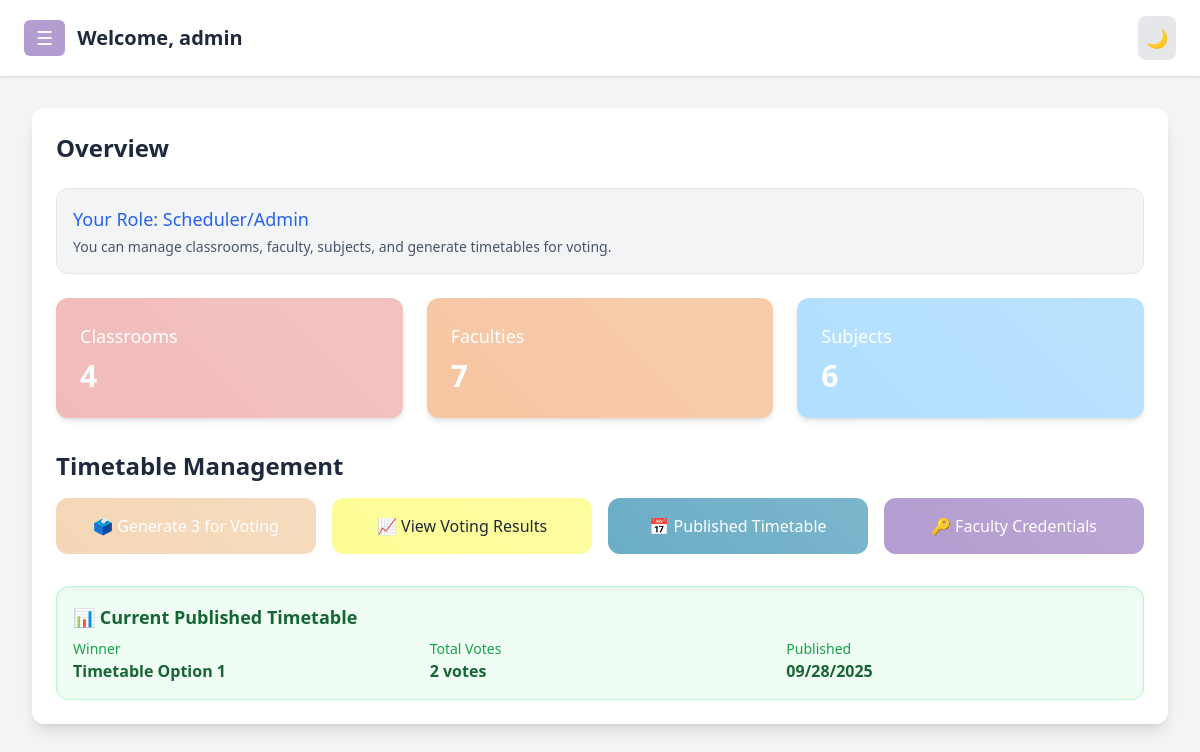
The page /dashboard (signed in) on the database its author committed.
### app/models.py (models this page shows)
class User(UserMixin, db.Model):
    id = db.Column(db.Integer, primary_key=True)
    username = db.Column(db.String(150), unique=True, nullable=False)
    password = db.Column(db.String(150), nullable=False)
    role = db.Column(db.String(50), nullable=False, default='faculty')  # 'scheduler' or 'faculty'
    faculty_id = db.Column(db.Integer, db.ForeignKey('faculty.id'), nullable=True)  # Link to faculty record
    faculty = db.relationship('Faculty', backref='user_account')
    votes = db.relationship('Vote', backref='user')
    def is_scheduler(self):
        return self.role == 'scheduler'
    def is_faculty(self):
        return self.role == 'faculty'

class Timetable(db.Model):
    id = db.Column(db.Integer, primary_key=True)
    name = db.Column(db.String(150), nullable=True)
    data = db.Column(db.Text, nullable=False)
    version = db.Column(db.Integer, nullable=False, default=1)  # 1, 2, or 3 for the three options
    session_id = db.Column(db.String(100), nullable=False)  # Groups the 3 timetables together
    created_at = db.Column(db.DateTime, default=datetime.utcnow)
    is_active = db.Column(db.Boolean, default=True)  # Current voting session
    vote_count = db.Column(db.Integer, default=0)  # Total votes for this timetable
    is_published = db.Column(db.Boolean, default=False)  # Marks the winning timetable as published
    published_at = db.Column(db.DateTime, nullable=True)  # When the results were published
    votes = db.relationship('Vote', backref='timetable')

### app/routes.py (the view)
@main.route('/dashboard')
@login_required
def dashboard():
    classrooms = Classroom.query.all()
    faculties = Faculty.query.all()
    subjects = Subject.query.all()
    active_timetables = []
    total_votes = 0
    if current_user.is_scheduler():
        active_timetables = Timetable.query.filter_by(is_active=True).order_by(Timetable.version).all()
        total_votes = sum(tt.vote_count for tt in active_timetables)
    published_timetable = Timetable.query.filter_by(is_published=True).order_by(Timetable.published_at.desc()).first()
    faculty_schedule = None
    faculty_classes = []
    if current_user.is_faculty():
        faculty_schedule = get_faculty_schedule(current_user.username)
        faculty_classes = extract_faculty_classes(faculty_schedule, current_user.username)
    return render_template(
        'dashboard.html',
        classrooms=classrooms,
        faculties=faculties,
        subjects=subjects,
        current_user=current_user,
        active_timetables=active_timetables,
        total_votes=total_votes,
        faculty_schedule=faculty_schedule,
        faculty_classes=faculty_classes,
        published_timetable=published_timetable
    )

### app/routes.py (called while the page is built)
@login_manager.user_loader
def load_user(user_id):
    return User.query.get(int(user_id))

### app/templates/dashboard.html (shortened to what this page needs)
<!DOCTYPE html>
<html lang="en">
  <head>
    <script src="https://cdn.tailwindcss.com"></script>
  </head>
  <body
    class="bg-gray-100 dark:bg-gray-900 text-slate-700 dark:text-gray-300 flex h-screen overflow-hidden transition-colors duration-300"
  >
    <div class="flex-1 flex flex-col">
      <header
        class="bg-white dark:bg-gray-800 shadow px-6 py-4 flex justify-between items-center z-20 transition-colors duration-300"
      >
        <div class="flex items-center gap-3">
          <label
            for="menu-toggle"
            class="bg-custom-purple text-white px-3 py-2 rounded-md cursor-pointer menu-hamburger"
            >☰</label
          >
          <h2 class="text-xl font-semibold text-slate-800 dark:text-gray-200">
            Welcome, {{ current_user.username }}
          </h2>
        </div>
        <div class="flex items-center gap-3">
          <button
            id="darkModeToggle"
            class="p-2 rounded-lg bg-gray-200 dark:bg-gray-600 hover:bg-gray-300 dark:hover:bg-gray-500 transition-all duration-300 dark-mode-toggle"
            title="Toggle dark mode"
          >
            <span class="text-gray-600 dark:text-yellow-400 text-lg">🌙</span>
          </button>
        </div>
      </header>
      <main class="flex-1 p-8 overflow-y-auto space-y-8">
        <section
          id="home"
          class="bg-white dark:bg-gray-800 p-6 rounded-xl shadow-lg transition-colors duration-300 animate-on-load card-hover"
        >
          <h3
            class="text-2xl font-semibold mb-6 text-slate-800 dark:text-gray-200 animate-slide-left"
          >
            Overview
          </h3>
          <div
            class="mb-6 p-4 rounded-xl border border-gray-200 dark:border-gray-600 transition-colors duration-300"
            style="
              background-color: {% if current_user.is_scheduler() %}#F3F4F6{% else %}#ECFDF5{% endif %};
            "
          >
            <h4
              class="text-lg font-medium {% if current_user.is_scheduler() %}text-blue-600 dark:text-blue-400{% else %}text-green-600 dark:text-green-400{% endif %}"
            >
              Your Role: {% if current_user.is_scheduler() %}Scheduler/Admin{%
              else %}Faculty Member{% endif %}
            </h4>
            <p class="text-sm text-slate-600 dark:text-gray-400 mt-1">
              {% if current_user.is_scheduler() %} You can manage classrooms,
              faculty, subjects, and generate timetables for voting. {% else %}
              You can view and vote on timetable options generated by the
              scheduler. {% endif %}
            </p>
          </div>
          <div class="grid grid-cols-1 md:grid-cols-3 gap-6 animate-delayed">
            <div
              class="bg-custom-pink text-white p-6 rounded-xl shadow-md card-hover stats-card btn-animated"
            >
              <h4 class="text-lg font-medium">Classrooms</h4>
              <p class="text-3xl font-bold mt-2 stats-number">
                {{ classrooms|length }}
              </p>
            </div>
            <div
              class="bg-custom-orange text-white p-6 rounded-xl shadow-md card-hover stats-card btn-animated"
            >
              <h4 class="text-lg font-medium">Faculties</h4>
              <p class="text-3xl font-bold mt-2 stats-number">
                {{ faculties|length }}
              </p>
            </div>
            <div
              class="bg-custom-light-blue text-white p-6 rounded-xl shadow-md card-hover stats-card btn-animated"
            >
              <h4 class="text-lg font-medium">Subjects</h4>
              <p class="text-3xl font-bold mt-2 stats-number">
                {{ subjects|length }}
              </p>
            </div>
          </div>
          {% if current_user.is_scheduler() %}
          <div class="mt-8 animate-delayed">
            <h4
              class="text-2xl font-semibold mb-4 text-slate-800 dark:text-gray-200 animate-slide-left"
            >
              Timetable Management
            </h4>
            <div
              class="grid grid-cols-1 sm:grid-cols-2 lg:grid-cols-4 gap-4 animate-delayed-2"
            >
              <a
                href="{{ url_for('main.generate_timetables_view') }}"
                class="bg-custom-peach text-white p-4 rounded-xl text-center font-medium btn-animated card-hover"
              >
                🗳 Generate 3 for Voting
              </a>
              <a
                href="{{ url_for('main.view_voting_timetables') }}"
                class="bg-custom-yellow text-gray-800 p-4 rounded-xl text-center font-medium btn-animated card-hover"
              >
                📈 View Voting Results
              </a>
              {% if published_timetable %}
              <a
                href="{{ url_for('main.get_published_timetable') }}"
                class="bg-custom-teal text-white p-4 rounded-xl text-center font-medium btn-animated card-hover"
              >
                📅 Published Timetable
              </a>
              {% endif %}
              <a
                href="{{ url_for('main.faculty_credentials') }}"
                class="bg-custom-purple text-white p-4 rounded-xl text-center font-medium btn-animated card-hover"
              >
                🔑 Faculty Credentials
              </a>
            </div>
          </div>
          {% if published_timetable %}
          <div class="mt-8">
            <div
              class="bg-green-50 dark:bg-gray-700 border border-green-200 dark:border-green-600 rounded-xl p-4 shadow-inner transition-colors duration-300"
            >
              <h4
                class="text-lg font-bold text-green-800 dark:text-green-300 mb-2"
              >
                📊 Current Published Timetable
              </h4>
              <div class="grid grid-cols-1 md:grid-cols-3 gap-4">
                <div>
                  <p class="text-sm text-green-600 dark:text-green-400">
                    Winner
                  </p>
                  <p class="font-semibold text-green-800 dark:text-green-200">
                    {{ published_timetable.name }}
                  </p>
                </div>
                <div>
                  <p class="text-sm text-green-600 dark:text-green-400">
                    Total Votes
                  </p>
                  <p class="font-semibold text-green-800 dark:text-green-200">
                    {{ published_timetable.vote_count }} votes
                  </p>
                </div>
                <div>
                  <p class="text-sm text-green-600 dark:text-green-400">
                    Published
                  </p>
                  <p class="font-semibold text-green-800 dark:text-green-200">
                    {{ published_timetable.published_at.strftime('%m/%d/%Y') }}
                  </p>
                </div>
              </div>
            </div>
          </div>
          {% endif %} {% endif %}
        </section>
      </main>
    </div>
  </body>
</html>

### app/templates/dashboard.html (style rules this page uses)
.menu-hamburger { font-size: 1.2rem; line-height: 1; transition: all 0.3s ease; position: relative; }
.card-hover { transition: all 0.4s cubic-bezier(0.4, 0, 0.2, 1); position: relative; overflow: hidden; }
.card-hover::after { content: ""; position: absolute; top: 0; left: 0; right: 0; bottom: 0; background: linear-gradient( 45deg, transparent 30%, rgba(255, 255, 255, 0.1) 50%, transparent 70% ); transform: translateX(-100%); transition: transform 0.6s; }
.btn-animated { transition: all 0.3s cubic-bezier(0.4, 0, 0.2, 1); position: relative; overflow: hidden; background-size: 200% 100%; background-image: linear-gradient( 45deg, transparent 0%, rgba(255, 255, 255, 0.1) 50%, transparent 100% ); }
.dark-mode-toggle { transition: all 0.3s cubic-bezier(0.4, 0, 0.2, 1); }
.animate-on-load { animation: fadeInUp 0.8s ease-out; }
.animate-delayed { animation: fadeInUp 0.8s ease-out 0.2s both; }
.animate-delayed-2 { animation: fadeInUp 0.8s ease-out 0.4s both; }
.animate-slide-left { animation: slideInLeft 0.6s ease-out; }
.stats-number { transition: all 0.3s ease; }

### rows shown on the page
User: username "admin"
Timetable: name "Timetable Option 1", vote_count "2", published_at "09/28/2025"

### other values the page prints
{{ classrooms|length }} "4"
{{ faculties|length }} "7"
{{ subjects|length }} "6"
